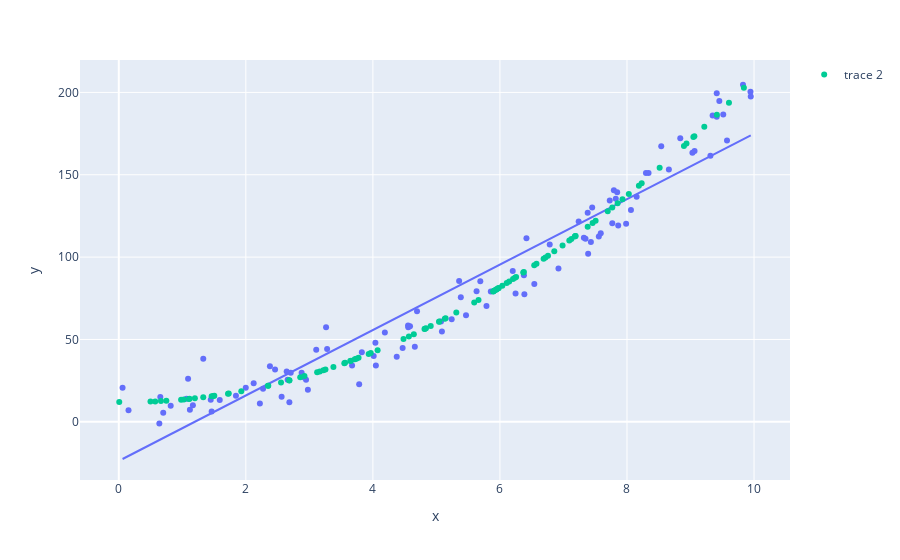

Source (notebook cell):
### Code cell
from scipy import stats
n = 100 
x = stats.uniform(loc=0, scale=10).rvs(n)
beta0 = 10
beta1 = 2
error = stats.norm(loc = 0, scale = 10).rvs(n) # noise ... we considerd 1 and 4 for the std(scale)
y_with_noise = beta0 + beta1*x*x + error # expected_value_of_y = beta0 + beta1*x
#y_with_noise = y_with_noise*2
df = pd.DataFrame({'x':x, 'y':y_with_noise})
fig = px.scatter(df, x='x', y='y', trendline="ols")

# added after for fun
import plotly.graph_objects as go
fig.add_trace(go.Scatter(x=model_fit.model.exog[:,1], 
                         y=model_fit.predict(), mode="markers"))
